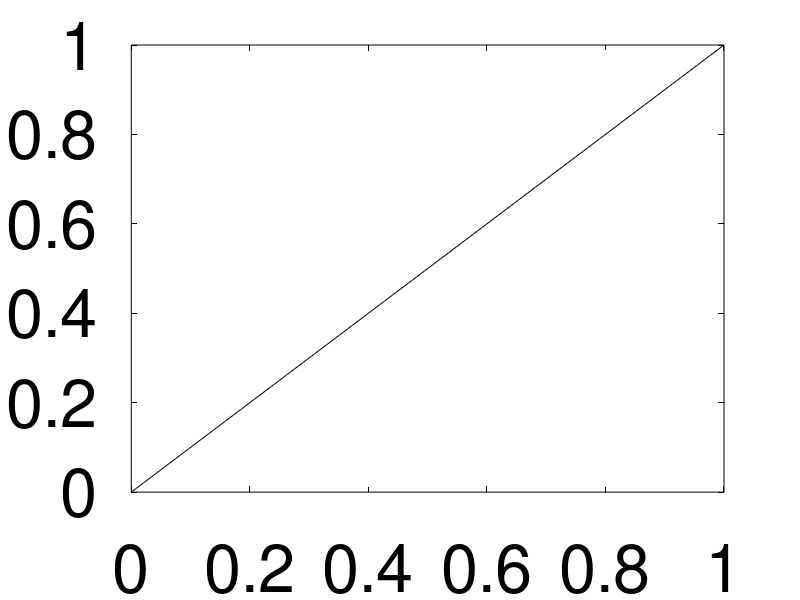

MATLAB code to generate this figure: (Note: this script raises an error after producing the figure.)
%% Mental Math Dual Task Generator
% To do: Have the code plot the math operations every X seconds for the participant to see
clear; clc; close all
fdir = 'C:\Users\seboe\Documents\Grad School\Neuromechanics Lab\Dual Tasking\Cognitive Dual Task\Code\OperationSets\'; %save directory
trialnum = 2; %number of trials to be performed
patID = input('What is the participant ID? ','s'); %subject identifier (for saving)

n = [randi(9)]; %Operation output value n(i+1) = n(i)+num
ops = []; %To store operation order
num = []; %To store generated numbers n(i+1) = n(i)+num
r = []; %To store random operation selection
i = 0; %iteration counter
pausetime = 4; %length of time between each math calculation
instructions = {'Memorize the result of the previous'; 'calculation and carry it over to the next'}; %initial instructions for participant

figure(1)
title('','Color','k')
plot([0 1],[0 1],'k')
set(gcf,'WindowState','fullscreen','MenuBar','none','ToolBar','none','Color','k')
set(gca,'Color','k','XColor','k','YColor','k','FontSize',48)
instruct_txt = text(-0.1,0.5,instructions,'Color','w','FontSize',48);
disp({'Paused'; 'Relay instructions to participant';'Then click any button to continue'})
pause
for iter = 1:trialnum
    
    while i <= 11
        
        i = i+1;
        
        %Display instructions and the starting value
        if i==1
            delete(instruct_txt)
            txt1 = text(0,0.5,['Starting Numer is ' num2str(n)],'Color','w','FontSize',48);
            disp(['Starting Numer is ' num2str(n)])
            pause(pausetime)
            delete(txt1)
        end
        
        %If bounds are exceeded, repeat previous operation
        if (max(n) > 100 || min(n) < 0 )
            i = i-1;
            n(end) = [];
            ops(end) = [];
            num(end) = [];
        end
        
        r = randi(3); %Random operator generator
        num = [num randi(9)]; %Random number generator for each operation
        
        %Addition
        if r ==1
            n(i+1) = n(i)+num(i);
            ops = [ops '+'];
        end
        
        %Subtraction
        if r == 2
            n(i+1) = n(i)-num(i);
            ops = [ops '-'];
        end
        
        %Multiplication
        if r == 3
            n(i+1) = n(i)*num(i);
            ops = [ops 'x'];
        end
        
        %Break if 10 operations are generated
        if i > 10
            break
        end
        
        %Display the operation
        if (max(n) <= 100 && min(n) >= 0 )
            disp(['Operation ' num2str(i) ': ' num2str(n(i)) ' ' ops(i) ' ' num2str(num(i)) ' = ' num2str(n(i+1))]) %Full Operation
            txt2 = text(0.5, 0.5, [ops(end) num2str(num(end))],'Color','w','FontSize',48); %What participant will see
            pause(pausetime)
            delete(txt2)
        end
        
    end
    
    %delete the last value of each vector prior to saving b/c they are not
    %displayed to the participant during experimentation
    n(end) = [];
    num(end) = [];
    ops(end) = [];
    save([fdir patID ' Operation Set ' num2str(iter) ' ' date],'n','num','ops')
    
    clear n ops num i %reset values for next trial
    
    n = [randi(9)]; %Operation output value n(i+1) = n(i)+num
    ops = []; %To store operation order
    num = []; %To store generated numbers n(i+1) = n(i)+num
    r = []; %To store random operation selection
    i = 0; %iteration counter
    
    if iter < trialnum
        disp('Press any button to continue to next trial')
        pause
    else
        disp('End of trials')
        break
    end
end